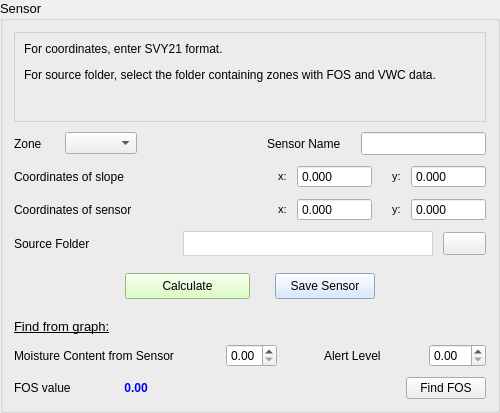
       <widget class="QGroupBox" name="groupBox">
        <property name="sizePolicy">
         <sizepolicy hsizetype="Maximum" vsizetype="Preferred">
          <horstretch>0</horstretch>
          <verstretch>0</verstretch>
         </sizepolicy>
        </property>
        <property name="minimumSize">
         <size>
          <width>450</width>
          <height>0</height>
         </size>
        </property>
        <property name="maximumSize">
         <size>
          <width>500</width>
          <height>16777215</height>
         </size>
        </property>
        <property name="font">
         <font>
          <pointsize>10</pointsize>
         </font>
        </property>
        <property name="title">
         <string>Sensor</string>
        </property>
        <layout class="QVBoxLayout" name="verticalLayout">
         <property name="spacing">
          <number>10</number>
         </property>
         <item>
          <widget class="QFrame" name="frame">
           <property name="sizePolicy">
            <sizepolicy hsizetype="Preferred" vsizetype="Maximum">
             <horstretch>0</horstretch>
             <verstretch>0</verstretch>
            </sizepolicy>
           </property>
           <property name="minimumSize">
            <size>
             <width>0</width>
             <height>90</height>
            </size>
           </property>
           <property name="styleSheet">
            <string notr="true">border: 0.5px solid rgb(210, 210, 210);</string>
           </property>
           <property name="frameShape">
            <enum>QFrame::StyledPanel</enum>
           </property>
           <property name="frameShadow">
            <enum>QFrame::Raised</enum>
           </property>
           <layout class="QGridLayout" name="gridLayout_2">
            <item row="0" column="0">
             <widget class="QLabel" name="label_8">
              <property name="sizePolicy">
               <sizepolicy hsizetype="Preferred" vsizetype="Maximum">
                <horstretch>0</horstretch>
                <verstretch>0</verstretch>
               </sizepolicy>
              </property>
              <property name="font">
               <font>
                <pointsize>9</pointsize>
               </font>
              </property>
              <property name="styleSheet">
               <string notr="true">border: 0px;</string>
              </property>
              <property name="text">
               <string>&lt;html&gt;&lt;head/&gt;&lt;body&gt;&lt;p&gt;For coordinates, enter SVY21 format.&lt;/p&gt;&lt;p&gt;For source folder, select the folder containing zones with FOS and VWC data.&lt;/p&gt;&lt;/body&gt;&lt;/html&gt;</string>
              </property>
              <property name="alignment">
               <set>Qt::AlignLeading|Qt::AlignLeft|Qt::AlignTop</set>
              </property>
              <property name="wordWrap">
               <bool>true</bool>
              </property>
             </widget>
            </item>
           </layout>
          </widget>
         </item>
         <item>
          <layout class="QHBoxLayout" name="horizontalLayout_4">
           <item>
            <widget class="QLabel" name="label_7">
             <property name="font">
              <font>
               <pointsize>9</pointsize>
              </font>
             </property>
             <property name="text">
              <string>Zone </string>
             </property>
            </widget>
           </item>
           <item>
            <spacer name="horizontalSpacer_2">
             <property name="orientation">
              <enum>Qt::Horizontal</enum>
             </property>
             <property name="sizeType">
              <enum>QSizePolicy::Fixed</enum>
             </property>
             <property name="sizeHint" stdset="0">
              <size>
               <width>10</width>
               <height>20</height>
              </size>
             </property>
            </spacer>
           </item>
           <item>
            <widget class="QComboBox" name="zone_comboBox">
             <property name="font">
              <font>
               <pointsize>9</pointsize>
              </font>
             </property>
            </widget>
           </item>
           <item>
            <spacer name="horizontalSpacer_23">
             <property name="orientation">
              <enum>Qt::Horizontal</enum>
             </property>
             <property name="sizeHint" stdset="0">
              <size>
               <width>40</width>
               <height>20</height>
              </size>
             </property>
            </spacer>
           </item>
           <item>
            <widget class="QLabel" name="label_18">
             <property name="font">
              <font>
               <pointsize>9</pointsize>
              </font>
             </property>
             <property name="text">
              <string>Sensor Name</string>
             </property>
            </widget>
           </item>
           <item>
            <spacer name="horizontalSpacer_24">
             <property name="orientation">
              <enum>Qt::Horizontal</enum>
             </property>
             <property name="sizeType">
              <enum>QSizePolicy::Fixed</enum>
             </property>
             <property name="sizeHint" stdset="0">
              <size>
               <width>10</width>
               <height>20</height>
              </size>
             </property>
            </spacer>
           </item>
           <item>
            <widget class="QLineEdit" name="sensorName_lineEdit"/>
           </item>
          </layout>
         </item>
         <item>
          <layout class="QHBoxLayout" name="horizontalLayout">
           <item>
            <widget class="QLabel" name="label">
             <property name="minimumSize">
              <size>
               <width>0</width>
               <height>0</height>
              </size>
             </property>
             <property name="font">
              <font>
               <pointsize>9</pointsize>
              </font>
             </property>
             <property name="text">
              <string>Coordinates of slope</string>
             </property>
            </widget>
           </item>
           <item>
            <spacer name="horizontalSpacer_4">
             <property name="orientation">
              <enum>Qt::Horizontal</enum>
             </property>
             <property name="sizeType">
              <enum>QSizePolicy::Expanding</enum>
             </property>
             <property name="sizeHint" stdset="0">
              <size>
               <width>40</width>
               <height>20</height>
              </size>
             </property>
            </spacer>
           </item>
           <item>
            <widget class="QLabel" name="label_3">
             <property name="font">
              <font>
               <pointsize>8</pointsize>
              </font>
             </property>
             <property name="text">
              <string>&lt;html&gt;&lt;head/&gt;&lt;body&gt;&lt;p&gt;x:&lt;/p&gt;&lt;/body&gt;&lt;/html&gt;</string>
             </property>
            </widget>
           </item>
           <item>
            <widget class="QDoubleSpinBox" name="xslope_dbSpinBox">
             <property name="minimumSize">
              <size>
               <width>75</width>
               <height>0</height>
              </size>
             </property>
             <property name="font">
              <font>
               <pointsize>9</pointsize>
              </font>
             </property>
             <property name="buttonSymbols">
              <enum>QAbstractSpinBox::NoButtons</enum>
             </property>
             <property name="decimals">
              <number>3</number>
             </property>
             <property name="maximum">
              <double>9999999.000000000000000</double>
             </property>
             <property name="singleStep">
              <double>0.005000000000000</double>
             </property>
             <property name="value">
              <double>0.000000000000000</double>
             </property>
            </widget>
           </item>
           <item>
            <spacer name="horizontalSpacer">
             <property name="orientation">
              <enum>Qt::Horizontal</enum>
             </property>
             <property name="sizeType">
              <enum>QSizePolicy::Fixed</enum>
             </property>
             <property name="sizeHint" stdset="0">
              <size>
               <width>10</width>
               <height>20</height>
              </size>
             </property>
            </spacer>
           </item>
           <item>
            <widget class="QLabel" name="label_6">
             <property name="font">
              <font>
               <pointsize>8</pointsize>
              </font>
             </property>
             <property name="text">
              <string>y:</string>
             </property>
            </widget>
           </item>
           <item>
            <widget class="QDoubleSpinBox" name="yslope_dbSpinBox">
             <property name="minimumSize">
              <size>
               <width>75</width>
               <height>0</height>
              </size>
             </property>
             <property name="font">
              <font>
               <pointsize>9</pointsize>
              </font>
             </property>
             <property name="buttonSymbols">
              <enum>QAbstractSpinBox::NoButtons</enum>
             </property>
             <property name="decimals">
              <number>3</number>
             </property>
             <property name="maximum">
              <double>9999999.000000000000000</double>
             </property>
             <property name="singleStep">
              <double>0.005000000000000</double>
             </property>
             <property name="value">
              <double>0.000000000000000</double>
             </property>
            </widget>
           </item>
          </layout>
         </item>
         <item>
          <layout class="QHBoxLayout" name="horizontalLayout_12">
           <item>
            <widget class="QLabel" name="label_4">
             <property name="font">
              <font>
               <pointsize>9</pointsize>
              </font>
             </property>
             <property name="text">
              <string>Coordinates of sensor</string>
             </property>
            </widget>
           </item>
           <item>
            <spacer name="horizontalSpacer_13">
             <property name="orientation">
              <enum>Qt::Horizontal</enum>
             </property>
             <property name="sizeHint" stdset="0">
              <size>
               <width>40</width>
               <height>20</height>
              </size>
             </property>
            </spacer>
           </item>
           <item>
            <widget class="QLabel" name="label_10">
             <property name="font">
              <font>
               <pointsize>8</pointsize>
              </font>
             </property>
             <property name="text">
              <string>x:</string>
             </property>
            </widget>
           </item>
           <item>
            <widget class="QDoubleSpinBox" name="xsensor_dbSpinbox">
             <property name="minimumSize">
              <size>
               <width>75</width>
               <height>0</height>
              </size>
             </property>
             <property name="font">
              <font>
               <pointsize>9</pointsize>
              </font>
             </property>
             <property name="contextMenuPolicy">
              <enum>Qt::DefaultContextMenu</enum>
             </property>
             <property name="buttonSymbols">
              <enum>QAbstractSpinBox::NoButtons</enum>
             </property>
             <property name="decimals">
              <number>3</number>
             </property>
             <property name="maximum">
              <double>9999999.000000000000000</double>
             </property>
             <property name="singleStep">
              <double>0.005000000000000</double>
             </property>
             <property name="value">
              <double>0.000000000000000</double>
             </property>
            </widget>
           </item>
           <item>
            <spacer name="horizontalSpacer_15">
             <property name="orientation">
              <enum>Qt::Horizontal</enum>
             </property>
             <property name="sizeType">
              <enum>QSizePolicy::Fixed</enum>
             </property>
             <property name="sizeHint" stdset="0">
              <size>
               <width>10</width>
               <height>20</height>
              </size>
             </property>
            </spacer>
           </item>
           <item>
            <widget class="QLabel" name="label_12">
             <property name="font">
              <font>
               <pointsize>8</pointsize>
              </font>
             </property>
             <property name="text">
              <string>y:</string>
             </property>
            </widget>
           </item>
           <item>
            <widget class="QDoubleSpinBox" name="ysensor_dbSpinBox">
             <property name="minimumSize">
              <size>
               <width>75</width>
               <height>0</height>
              </size>
             </property>
             <property name="font">
              <font>
               <pointsize>9</pointsize>
              </font>
             </property>
             <property name="buttonSymbols">
              <enum>QAbstractSpinBox::NoButtons</enum>
             </property>
             <property name="decimals">
              <number>3</number>
             </property>
             <property name="maximum">
              <double>9999999.000000000000000</double>
             </property>
             <property name="singleStep">
              <double>0.005000000000000</double>
             </property>
             <property name="value">
              <double>0.000000000000000</double>
             </property>
            </widget>
           </item>
          </layout>
         </item>
         <item>
          <layout class="QHBoxLayout" name="horizontalLayout_3">
           <item>
            <widget class="QLabel" name="label_5">
             <property name="font">
              <font>
               <pointsize>9</pointsize>
              </font>
             </property>
             <property name="text">
              <string>Source Folder</string>
             </property>
            </widget>
           </item>
           <item>
            <spacer name="horizontalSpacer_5">
             <property name="orientation">
              <enum>Qt::Horizontal</enum>
             </property>
             <property name="sizeHint" stdset="0">
              <size>
               <width>40</width>
               <height>20</height>
              </size>
             </property>
            </spacer>
           </item>
           <item>
            <widget class="QLabel" name="sourceFolder_display">
             <property name="minimumSize">
              <size>
               <width>250</width>
               <height>25</height>
              </size>
             </property>
             <property name="maximumSize">
              <size>
               <width>250</width>
               <height>16777215</height>
              </size>
             </property>
             <property name="font">
              <font>
               <pointsize>9</pointsize>
              </font>
             </property>
             <property name="styleSheet">
              <string notr="true">background:rgb(255,255,255);
padding: 1px 3px 1px 3px;
align: right;
border: 0.5px solid rgb(210, 210, 210);</string>
             </property>
             <property name="text">
              <string/>
             </property>
            </widget>
           </item>
           <item>
            <widget class="QPushButton" name="openFolder_Button">
             <property name="sizePolicy">
              <sizepolicy hsizetype="Maximum" vsizetype="Fixed">
               <horstretch>0</horstretch>
               <verstretch>0</verstretch>
              </sizepolicy>
             </property>
             <property name="text">
              <string/>
             </property>
             <property name="icon">
              <iconset>
               <normaloff>assets/openfile.png</normaloff>assets/openfile.png</iconset>
             </property>
            </widget>
           </item>
          </layout>
         </item>
         <item>
          <spacer name="verticalSpacer_4">
           <property name="orientation">
            <enum>Qt::Vertical</enum>
           </property>
           <property name="sizeType">
            <enum>QSizePolicy::Fixed</enum>
           </property>
           <property name="sizeHint" stdset="0">
            <size>
             <width>20</width>
             <height>7</height>
            </size>
           </property>
          </spacer>
         </item>
         <item>
          <layout class="QHBoxLayout" name="horizontalLayout_8">
           <item>
            <spacer name="horizontalSpacer_19">
             <property name="orientation">
              <enum>Qt::Horizontal</enum>
             </property>
             <property name="sizeHint" stdset="0">
              <size>
               <width>40</width>
               <height>20</height>
              </size>
             </property>
            </spacer>
           </item>
           <item>
            <widget class="QPushButton" name="calculate_Button">
             <property name="minimumSize">
              <size>
               <width>125</width>
               <height>0</height>
              </size>
             </property>
             <property name="font">
              <font>
               <pointsize>9</pointsize>
              </font>
             </property>
             <property name="styleSheet">
              <string notr="true">background:rgb(210, 255, 175);
padding: 5px 5px 5px 5px;</string>
             </property>
             <property name="text">
              <string>Calculate</string>
             </property>
            </widget>
           </item>
           <item>
            <spacer name="horizontalSpacer_26">
             <property name="orientation">
              <enum>Qt::Horizontal</enum>
             </property>
             <property name="sizeType">
              <enum>QSizePolicy::Fixed</enum>
             </property>
             <property name="sizeHint" stdset="0">
              <size>
               <width>15</width>
               <height>20</height>
              </size>
             </property>
            </spacer>
           </item>
           <item>
            <widget class="QPushButton" name="saveSensor_Button">
             <property name="minimumSize">
              <size>
               <width>100</width>
               <height>0</height>
              </size>
             </property>
             <property name="font">
              <font>
               <pointsize>9</pointsize>
              </font>
             </property>
             <property name="styleSheet">
              <string notr="true">background:rgb(206, 227, 255);
padding: 5px 5px 5px 5px;</string>
             </property>
             <property name="text">
              <string>Save Sensor</string>
             </property>
            </widget>
           </item>
           <item>
            <spacer name="horizontalSpacer_20">
             <property name="orientation">
              <enum>Qt::Horizontal</enum>
             </property>
             <property name="sizeHint" stdset="0">
              <size>
               <width>40</width>
               <height>20</height>
              </size>
             </property>
            </spacer>
           </item>
          </layout>
         </item>
         <item>
          <spacer name="verticalSpacer">
           <property name="orientation">
            <enum>Qt::Vertical</enum>
           </property>
           <property name="sizeType">
            <enum>QSizePolicy::Fixed</enum>
           </property>
           <property name="sizeHint" stdset="0">
            <size>
             <width>20</width>
             <height>10</height>
            </size>
           </property>
          </spacer>
         </item>
         <item>
          <widget class="QLabel" name="label_15">
           <property name="text">
            <string>&lt;html&gt;&lt;head/&gt;&lt;body&gt;&lt;p&gt;&lt;span style=&quot; text-decoration: underline;&quot;&gt;Find from graph:&lt;/span&gt;&lt;/p&gt;&lt;/body&gt;&lt;/html&gt;</string>
           </property>
          </widget>
         </item>
         <item>
          <layout class="QHBoxLayout" name="horizontalLayout_9">
           <item>
            <widget class="QLabel" name="label_2">
             <property name="font">
              <font>
               <pointsize>9</pointsize>
              </font>
             </property>
             <property name="text">
              <string>Moisture Content from Sensor </string>
             </property>
            </widget>
           </item>
           <item>
            <spacer name="horizontalSpacer_12">
             <property name="orientation">
              <enum>Qt::Horizontal</enum>
             </property>
             <property name="sizeHint" stdset="0">
              <size>
               <width>40</width>
               <height>20</height>
              </size>
             </property>
            </spacer>
           </item>
           <item>
            <widget class="QDoubleSpinBox" name="inputVWC_dbSpinBox">
             <property name="font">
              <font>
               <pointsize>9</pointsize>
              </font>
             </property>
             <property name="maximum">
              <double>1.000000000000000</double>
             </property>
             <property name="singleStep">
              <double>0.050000000000000</double>
             </property>
            </widget>
           </item>
           <item>
            <spacer name="horizontalSpacer_21">
             <property name="orientation">
              <enum>Qt::Horizontal</enum>
             </property>
             <property name="sizeHint" stdset="0">
              <size>
               <width>40</width>
               <height>20</height>
              </size>
             </property>
            </spacer>
           </item>
           <item>
            <widget class="QLabel" name="label_17">
             <property name="font">
              <font>
               <pointsize>9</pointsize>
              </font>
             </property>
             <property name="text">
              <string>Alert Level</string>
             </property>
            </widget>
           </item>
           <item>
            <spacer name="horizontalSpacer_22">
             <property name="orientation">
              <enum>Qt::Horizontal</enum>
             </property>
             <property name="sizeHint" stdset="0">
              <size>
               <width>40</width>
               <height>20</height>
              </size>
             </property>
            </spacer>
           </item>
           <item>
            <widget class="QDoubleSpinBox" name="alert_level_dbSpinBox">
             <property name="font">
              <font>
               <pointsize>9</pointsize>
              </font>
             </property>
            </widget>
           </item>
          </layout>
         </item>
         <item>
          <layout class="QHBoxLayout" name="horizontalLayout_14">
           <item>
            <widget class="QLabel" name="label_16">
             <property name="minimumSize">
              <size>
               <width>80</width>
               <height>0</height>
              </size>
             </property>
             <property name="font">
              <font>
               <pointsize>9</pointsize>
              </font>
             </property>
             <property name="text">
              <string>FOS value</string>
             </property>
            </widget>
           </item>
           <item>
            <spacer name="horizontalSpacer_16">
             <property name="orientation">
              <enum>Qt::Horizontal</enum>
             </property>
             <property name="sizeType">
              <enum>QSizePolicy::Fixed</enum>
             </property>
             <property name="sizeHint" stdset="0">
              <size>
               <width>20</width>
               <height>20</height>
              </size>
             </property>
            </spacer>
           </item>
           <item>
            <widget class="QLabel" name="fosResult_label">
             <property name="font">
              <font>
               <pointsize>9</pointsize>
              </font>
             </property>
             <property name="text">
              <string>&lt;html&gt;&lt;head/&gt;&lt;body&gt;&lt;p align=&quot;center&quot;&gt;&lt;span style=&quot; font-weight:600; color:#0000ff;&quot;&gt;0.00&lt;/span&gt;&lt;/p&gt;&lt;/body&gt;&lt;/html&gt;</string>
             </property>
            </widget>
           </item>
           <item>
            <spacer name="horizontalSpacer_17">
             <property name="orientation">
              <enum>Qt::Horizontal</enum>
             </property>
             <property name="sizeHint" stdset="0">
              <size>
               <width>40</width>
               <height>20</height>
              </size>
             </property>
            </spacer>
           </item>
           <item>
            <widget class="QPushButton" name="find_point_Button">
             <property name="font">
              <font>
               <pointsize>9</pointsize>
              </font>
             </property>
             <property name="text">
              <string>Find FOS</string>
             </property>
            </widget>
           </item>
          </layout>
         </item>
        </layout>
       </widget>
